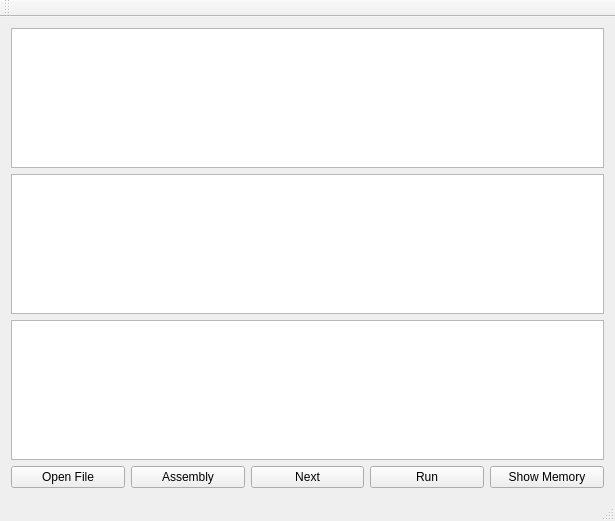
<?xml version="1.0" encoding="UTF-8"?>
<ui version="4.0">
 <class>MainWindow</class>
 <widget class="QMainWindow" name="MainWindow">
  <property name="geometry">
   <rect>
    <x>0</x>
    <y>0</y>
    <width>615</width>
    <height>521</height>
   </rect>
  </property>
  <property name="windowTitle">
   <string>MainWindow</string>
  </property>
  <widget class="QWidget" name="centralWidget">
   <layout class="QGridLayout" name="gridLayout">
    <item row="2" column="0">
     <widget class="QTextEdit" name="textEdit_3"/>
    </item>
    <item row="0" column="0">
     <widget class="QTextEdit" name="textEdit"/>
    </item>
    <item row="3" column="0">
     <layout class="QHBoxLayout" name="horizontalLayout">
      <item>
       <widget class="QPushButton" name="pushButton">
        <property name="text">
         <string>Open File</string>
        </property>
       </widget>
      </item>
      <item>
       <widget class="QPushButton" name="pushButton_2">
        <property name="text">
         <string>Assembly</string>
        </property>
       </widget>
      </item>
      <item>
       <widget class="QPushButton" name="pushButton_4">
        <property name="text">
         <string>Next</string>
        </property>
       </widget>
      </item>
      <item>
       <widget class="QPushButton" name="pushButton_3">
        <property name="text">
         <string>Run</string>
        </property>
       </widget>
      </item>
      <item>
       <widget class="QPushButton" name="pushButton_5">
        <property name="text">
         <string>Show Memory</string>
        </property>
       </widget>
      </item>
     </layout>
    </item>
    <item row="1" column="0">
     <widget class="QTextEdit" name="textEdit_2"/>
    </item>
   </layout>
  </widget>
  <widget class="QMenuBar" name="menuBar">
   <property name="geometry">
    <rect>
     <x>0</x>
     <y>0</y>
     <width>615</width>
     <height>22</height>
    </rect>
   </property>
  </widget>
  <widget class="QToolBar" name="mainToolBar">
   <attribute name="toolBarArea">
    <enum>TopToolBarArea</enum>
   </attribute>
   <attribute name="toolBarBreak">
    <bool>false</bool>
   </attribute>
  </widget>
  <widget class="QStatusBar" name="statusBar"/>
 </widget>
 <layoutdefault spacing="6" margin="11"/>
 <resources/>
 <connections/>
</ui>
